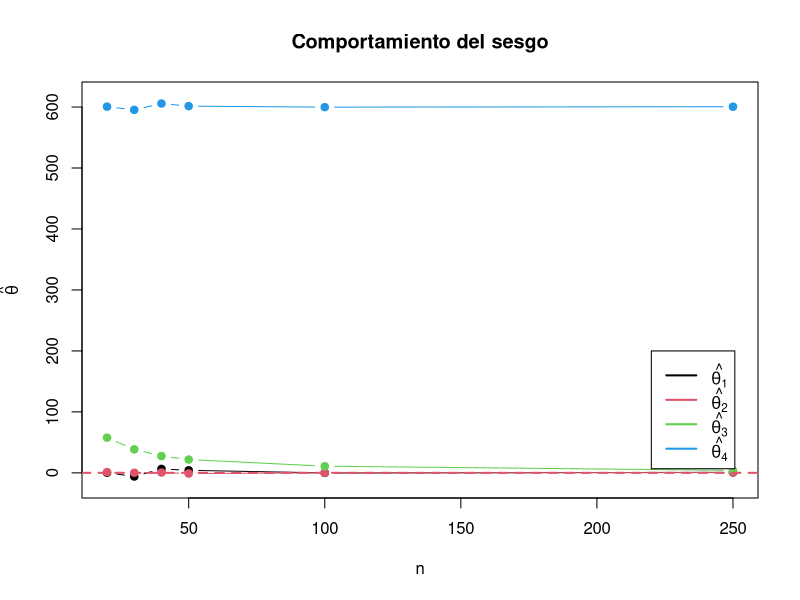
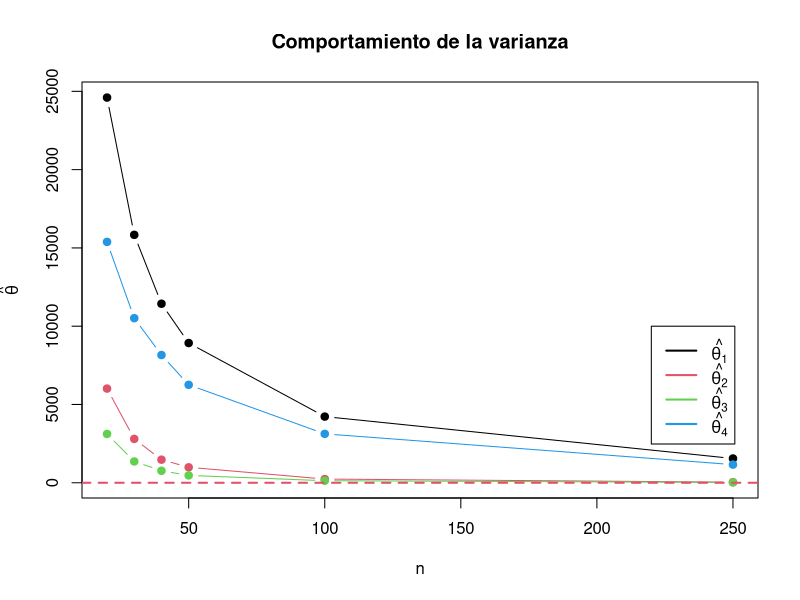
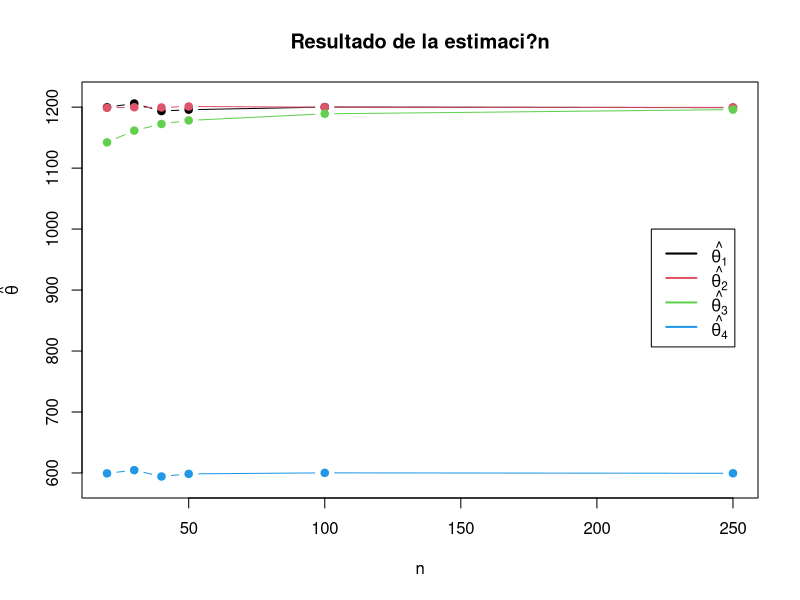
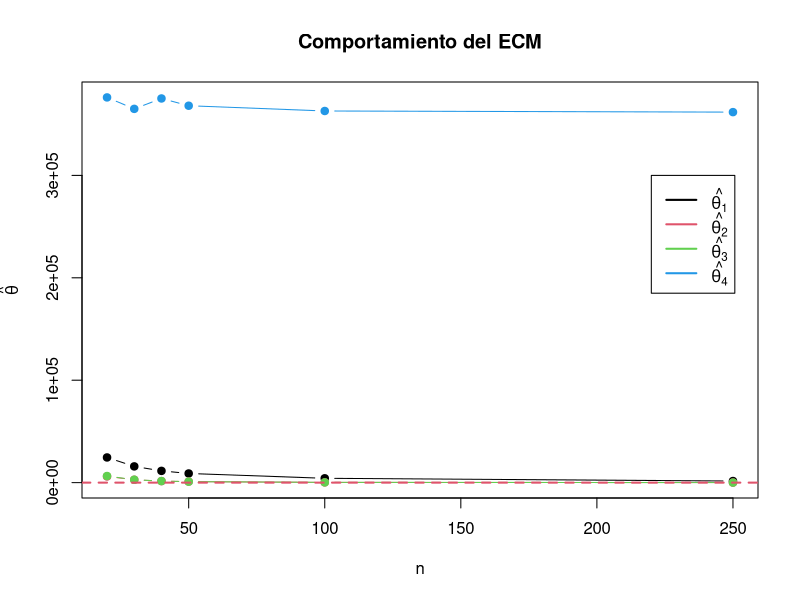
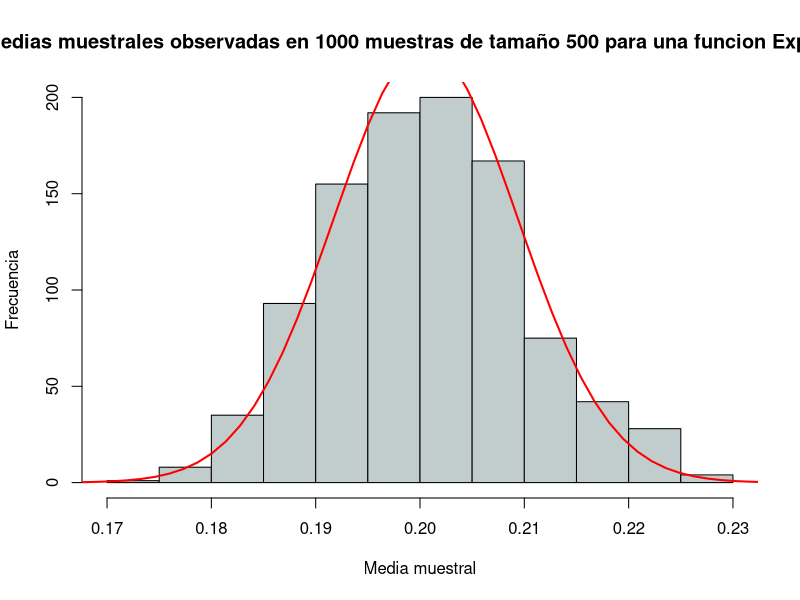
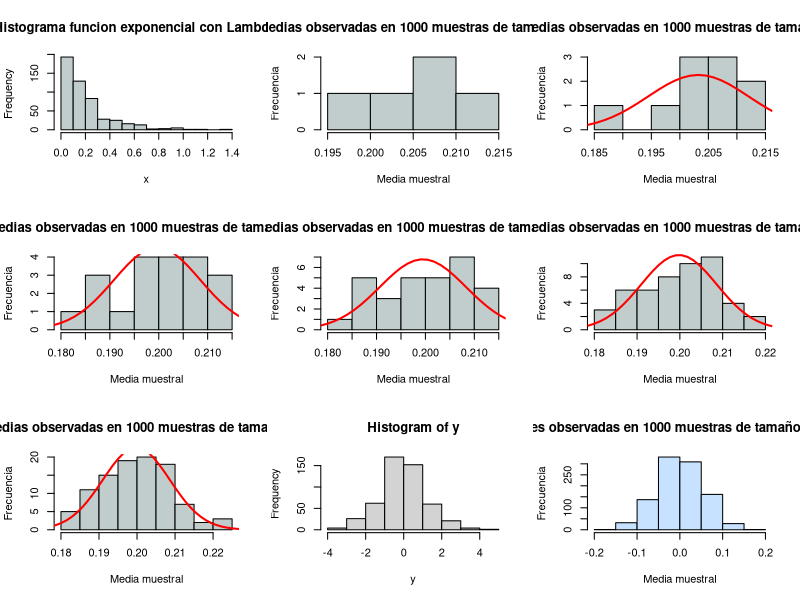
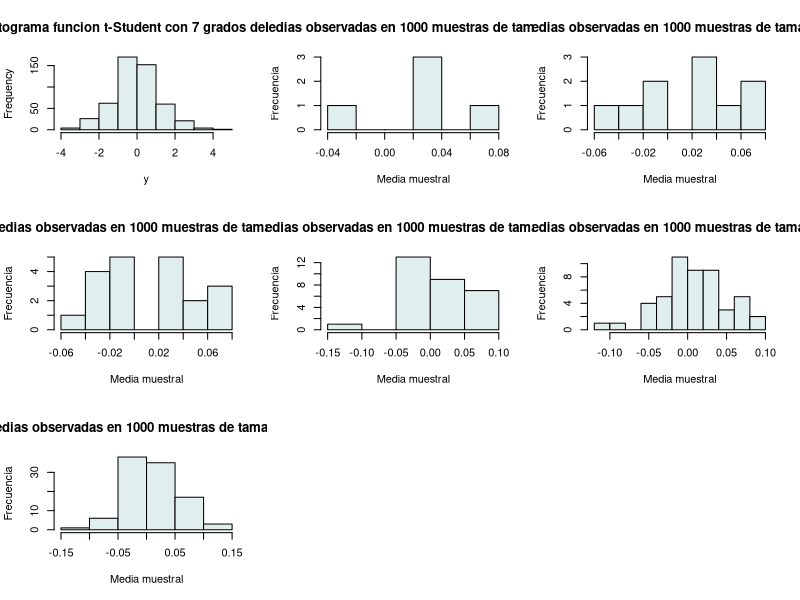
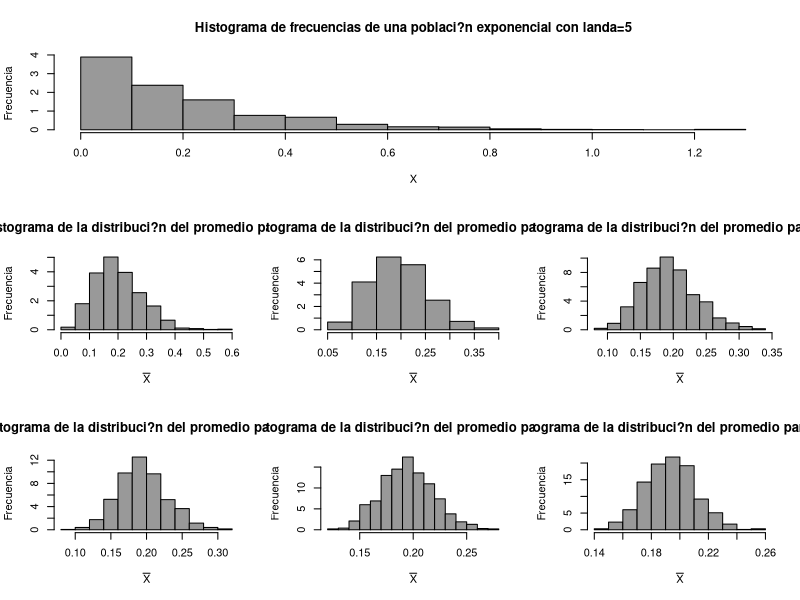

Write R code to recreate these figures, in order.
# Laboratorio 1 
# Metodos Estadisticos 
# Kevin Chica - Diana Arias - Cesar Saavedra 


# ------------------------------------------------------- #
# Punto 1
#Estimadores planteados:
#Estimador 1:
Est1 <- function(datos) {
  Resul <- (2 * mean(datos) - 1)
  return(Resul)
}

# Estimador 2
Est2 <- function(datos) {
  Resul <- max(datos) + min(datos) - 1
  return(Resul)
}

# Estimador 3
Est3 <- function(datos) {
  Resul <- max(datos)
  return(Resul)
}

# Estimador 4
Est4 <- function(datos) {
  Resul <- median(datos)
  return(Resul)
}

n <- c(20, 30, 40, 50,100, 250)
theta <- 1200
Nsim <- 1000
NsimECM <- 1000
Pob <- seq(1, theta, 1)
Res.Es1 <- numeric(Nsim)
Res.Es2 <- numeric(Nsim)
Res.Es3 <- numeric(Nsim)
Res.Es4 <- numeric(Nsim)
ECM.Es1 <- numeric(length(n))
ECM.Es2 <- numeric(length(n))
ECM.Es3 <- numeric(length(n))
ECM.Es4 <- numeric(length(n))
Sesgo.Es1 <- numeric(length(n))
Sesgo.Es2 <- numeric(length(n))
Sesgo.Es3 <- numeric(length(n))
Sesgo.Es4 <- numeric(length(n))
theta_est <- matrix(NA, nrow = 6, ncol = 4)
var_theta_est <- matrix(NA, nrow = 6, ncol = 4)
ECM_theta_est <- matrix(NA, nrow = 6, ncol = 4)
Sesgo_theta_est <- matrix(NA, nrow = 6, ncol = 4)

# Estimaci?n del Sesgo, Varianza y Error Cuadr?tico Medio
for (j in 1:length(n)) {
  
  muestra <- sample(Pob, n[j])
  
  for (i in 1:Nsim) {
    muestra <- sample(Pob, n[j])
    Res.Es1[i] <- Est1(muestra)
    Res.Es2[i] <- Est2(muestra)
    Res.Es3[i] <- Est3(muestra)
    Res.Es4[i] <- Est4(muestra)
  }
  
  ECM.Es1[j] <- sum((theta - Res.Es1)^2)/Nsim
  ECM.Es2[j] <- sum((theta - Res.Es2)^2)/Nsim
  ECM.Es3[j] <- sum((theta - Res.Es3)^2)/Nsim
  ECM.Es4[j] <- sum((theta - Res.Es4)^2)/Nsim
  
  Sesgo.Es1[j] <- (theta - mean(Res.Es1))
  Sesgo.Es2[j] <- (theta - mean(Res.Es2))
  Sesgo.Es3[j] <- (theta - mean(Res.Es3))
  Sesgo.Es4[j] <- (theta - mean(Res.Es4))
  
  theta_est[j, ] <- c(mean(Res.Es1), mean(Res.Es2),mean(Res.Es3),mean(Res.Es4))
  var_theta_est[j, ] <- c(var(Res.Es1), var(Res.Es2),var(Res.Es3),var(Res.Es4))
  ECM_theta_est[j, ] <- c(ECM.Es1[j], ECM.Es2[j], ECM.Es3[j], ECM.Es4[j])
  Sesgo_theta_est[j, ] <- c(Sesgo.Es1[j], Sesgo.Es2[j],Sesgo.Es3[j],Sesgo.Es4[j])
}



theta_est <- as.data.frame(theta_est)
var_theta_est <- as.data.frame(var_theta_est)
ECM_theta_est <- as.data.frame(ECM_theta_est)
Sesgo_theta_est <- as.data.frame(Sesgo_theta_est)


#Gr?fica del comportamiento del sesgo:
x11()
plot(n, Sesgo_theta_est[, 1], type = "b", ylim = c(min(Sesgo_theta_est) - 10, max(Sesgo_theta_est) + 
                                               10), pch = 19, ylab = expression(hat(theta)), main = "Comportamiento del sesgo")
lines(n, Sesgo_theta_est[,2], type = "b", col = 2, pch = 19)
lines(n, Sesgo_theta_est[,3], type = "b", col = 3, pch = 19)
lines(n, Sesgo_theta_est[,4], type = "b", col = 4, pch = 19)
legend(x=220,y=200, c(expression(hat(theta[1])), expression(hat(theta[2])),expression(hat(theta[3])),expression(hat(theta[4]))), 
       col = c(1, 2, 3,4), lwd = c(2, 2))
abline(h = 0, lty = 2, lwd = 2, col = 2)

#Gr?fica de la varianza de los estimadores
x11()
plot(n, var_theta_est[, 1], type = "b", ylim = c(min(var_theta_est) - 10, max(var_theta_est) + 
                                                     10), pch = 19, ylab = expression(hat(theta)), main = "Comportamiento de la varianza")
lines(n, var_theta_est[,2], type = "b", col = 2, pch = 19)
lines(n, var_theta_est[,3], type = "b", col = 3, pch = 19)
lines(n, var_theta_est[,4], type = "b", col = 4, pch = 19)
legend(x=220,y=10000, c(expression(hat(theta[1])), expression(hat(theta[2])),expression(hat(theta[3])),expression(hat(theta[4]))), 
       col = c(1, 2, 3,4), lwd = c(2, 2))
abline(h = 0, lty = 2, lwd = 2, col = 2)

#Gr?fica del resultado de la estimaci?n
x11()
plot(n, theta_est[, 1], type = "b", ylim = c(min(theta_est) - 10, max(theta_est) + 
                                                   10), pch = 19, ylab = expression(hat(theta)), main = "Resultado de la estimaci?n")
lines(n, theta_est[,2], type = "b", col = 2, pch = 19)
lines(n, theta_est[,3], type = "b", col = 3, pch = 19)
lines(n, theta_est[,4], type = "b", col = 4, pch = 19)
legend(x=220,y=1000, c(expression(hat(theta[1])), expression(hat(theta[2])),expression(hat(theta[3])),expression(hat(theta[4]))), 
       col = c(1, 2, 3,4), lwd = c(2, 2))
abline(h = 0, lty = 2, lwd = 2, col = 2)

#Comportamiento del Error Cuadratico medio
x11()
plot(n, ECM_theta_est[, 1], type = "b", ylim = c(min(ECM_theta_est) - 10, max(ECM_theta_est) + 
                                               10), pch = 19, ylab = expression(hat(theta)), main = "Comportamiento del ECM")
lines(n, ECM_theta_est[,2], type = "b", col = 2, pch = 19)
lines(n, ECM_theta_est[,3], type = "b", col = 3, pch = 19)
lines(n, ECM_theta_est[,4], type = "b", col = 4, pch = 19)
legend(x=220,y=300000, c(expression(hat(theta[1])), expression(hat(theta[2])),expression(hat(theta[3])),expression(hat(theta[4]))), 
       col = c(1, 2, 3,4), lwd = c(2, 2))
abline(h = 0, lty = 2, lwd = 2, col = 2)
# ------------------------------------------------------- #



# ------------------------------------------------------- #
# Punto 4.a.
# X~Exponencial(Lambda=5)
n=500
x <- rexp(n,5)
media1 <- mean(x)
sd1 <- sd(x)

mediaMuestral=function(n){
  muestra=rexp(n,5)
  media=mean(muestra)
  return(media)
}

m=1000
muchasMedias=replicate(m,mediaMuestral(n))
mean(muchasMedias)
sd(muchasMedias)

para5 <- muchasMedias[1:5]
para10 <- muchasMedias[1:10]
para20 <- muchasMedias[1:20]
para30 <- muchasMedias[1:30]
para50 <- muchasMedias[1:50]
para100 <- muchasMedias[1:100]

h <- hist(muchasMedias,xlab="Media muestral", ylab="Frecuencia", col="azure3",
     xlim=c(0.17,0.23),freq=T,
     main="Histograma de las medias muestrales observadas en 1000 muestras de tamaño 500 para una funcion Exponencial de Lambda = 5")
xfit <- seq(min(x), max(x), length = 1000)
yfit <- dnorm(xfit, mean(muchasMedias), sd = (media1)/(sqrt(500)))
yfit <- yfit * diff(h$mids[1:2]) * length(muchasMedias)
lines (xfit, yfit, col = "red", lwd = 2)

par(mfrow=c(3,3))
hist(x, main="Histograma funcion exponencial con Lambda = 5", col="azure3")
hist(para5, main="Medias observadas en 1000 muestras de tamaño 5", xlab="Media muestral", ylab="Frecuencia", col="azure3")
hist(para10, main="Medias observadas en 1000 muestras de tamaño 10", xlab="Media muestral", ylab="Frecuencia", col="azure3")
xfit <- seq(min(x), max(x), length = 1000)
yfit <- dnorm(xfit, mean(para10), sd = (media1)/(sqrt(500)))
yfit <- yfit * diff(h$mids[1:2]) * length(para10)
lines (xfit, yfit, col = "red", lwd = 2)
hist(para20, main="Medias observadas en 1000 muestras de tamaño 20", xlab="Media muestral", ylab="Frecuencia", col="azure3")
xfit <- seq(min(x), max(x), length = 1000)
yfit <- dnorm(xfit, mean(para20), sd = (media1)/(sqrt(500)))
yfit <- yfit * diff(h$mids[1:2]) * length(para20)
lines (xfit, yfit, col = "red", lwd = 2)
hist(para30, main="Medias observadas en 1000 muestras de tamaño 30", xlab="Media muestral", ylab="Frecuencia", col="azure3")
xfit <- seq(min(x), max(x), length = 1000)
yfit <- dnorm(xfit, mean(para30), sd = (media1)/(sqrt(500)))
yfit <- yfit * diff(h$mids[1:2]) * length(para30)
lines (xfit, yfit, col = "red", lwd = 2)
hist(para50, main="Medias observadas en 1000 muestras de tamaño 50", xlab="Media muestral", ylab="Frecuencia", col="azure3")
xfit <- seq(min(x), max(x), length = 1000)
yfit <- dnorm(xfit, mean(para50), sd = (media1)/(sqrt(500)))
yfit <- yfit * diff(h$mids[1:2]) * length(para50)
lines (xfit, yfit, col = "red", lwd = 2)
hist(para100, main="Medias observadas en 1000 muestras de tamaño 100", xlab="Media muestral", ylab="Frecuencia", col="azure3")
xfit <- seq(min(x), max(x), length = 1000)
yfit <- dnorm(xfit, mean(para100), sd = (media1)/(sqrt(500)))
yfit <- yfit * diff(h$mids[1:2]) * length(para100)
lines (xfit, yfit, col = "red", lwd = 2)

# Punto 4.b.
## t-Student, grados de libertad = 7 
n2=500
y <- rt(n2,7)
media2 <- mean(y)
sd2 <- sd(y)
hist(y)

mediaMuestral2=function(n2){
  muestra=rt(n2,7)
  media=mean(muestra)
  return(media)
}

m2=1000
muchasMedias2=replicate(m2,mediaMuestral2(n2))
mean(muchasMedias2)
sd(muchasMedias2)

tpara5 <- muchasMedias2[1:5]
tpara10 <- muchasMedias2[1:10]
tpara20 <- muchasMedias2[1:20]
tpara30 <- muchasMedias2[1:30]
tpara50 <- muchasMedias2[1:50]
tpara100 <- muchasMedias2[1:100]

t <- hist(muchasMedias2,xlab="Media muestral", ylab="Frecuencia", col="slategray1",freq=T,
          main="Histograma de las medias muestrales observadas en 1000 muestras de tamaño 500 para una funcion t-Student con k=7")
xfit <- seq(min(y), max(y), length = 1000)
yfit <- dnorm(xfit, mean(muchasMedias2), sd = (media2)/(sqrt(500)))
yfit <- yfit * diff(t$mids[1:2]) * length(muchasMedias2)
lines (xfit, yfit, col = "red", lwd = 2)

par(mfrow=c(3,3))
hist(y, main="Histograma funcion t-Student con 7 grados de libertad",col="azure2")
hist(tpara5, main="Medias observadas en 1000 muestras de tamaño 5",xlab="Media muestral", ylab="Frecuencia", col="azure2")
hist(tpara10, main="Medias observadas en 1000 muestras de tamaño 10",xlab="Media muestral", ylab="Frecuencia", col="azure2")
xfit <- seq(min(y), max(y), length = 1000)
yfit <- dnorm(xfit, mean(tpara10), sd = (media2)/(sqrt(500)))
yfit <- yfit * diff(t$mids[1:2]) * length(tpara10)
lines (xfit, yfit, col = "red", lwd = 2)
hist(tpara20, main="Medias observadas en 1000 muestras de tamaño 20",xlab="Media muestral", ylab="Frecuencia", col="azure2")
xfit <- seq(min(y), max(y), length = 1000)
yfit <- dnorm(xfit, mean(tpara20), sd = (media2)/(sqrt(500)))
yfit <- yfit * diff(t$mids[1:2]) * length(tpara20)
lines (xfit, yfit, col = "red", lwd = 2)
hist(tpara30, main="Medias observadas en 1000 muestras de tamaño 30",xlab="Media muestral", ylab="Frecuencia", col="azure2")
xfit <- seq(min(y), max(y), length = 1000)
yfit <- dnorm(xfit, mean(tpara30), sd = (media2)/(sqrt(500)))
yfit <- yfit * diff(h$mids[1:2]) * length(tpara30)
lines (xfit, yfit, col = "red", lwd = 2)
hist(tpara50, main="Medias observadas en 1000 muestras de tamaño 50",xlab="Media muestral", ylab="Frecuencia", col="azure2")
xfit <- seq(min(y), max(y), length = 1000)
yfit <- dnorm(xfit, mean(tpara50), sd = (media2)/(sqrt(500)))
yfit <- yfit * diff(t$mids[1:2]) * length(tpara50)
lines (xfit, yfit, col = "red", lwd = 2)
hist(tpara100, main="Medias observadas en 1000 muestras de tamaño 100",xlab="Media muestral", ylab="Frecuencia", col="azure2")
xfit <- seq(min(y), max(y), length = 1000)
yfit <- dnorm(xfit, mean(tpara100), sd = (media2)/(sqrt(500)))
yfit <- yfit * diff(t$mids[1:2]) * length(tpara100)
lines (xfit, yfit, col = "red", lwd = 2)

# ------------------------------------------------------- #
#4.a
options(max.print = 99999999)
numeroMuestras=1000
poblacion <- rexp(1000,5)

#Para n=5
n1=5
Mat.prom1 <- matrix(0, numeroMuestras, n1)
for (i in 1:numeroMuestras) {
  Mat.prom1[i, ] <- sample(poblacion, n1)
}
Dis.prom1 <- apply(Mat.prom1, 1, mean)

#Para n=10
n2=10
Mat.prom2 <- matrix(0, numeroMuestras, n2)
for (i in 1:numeroMuestras) {
  Mat.prom2[i, ] <- sample(poblacion, n2)
}
Dis.prom2 <- apply(Mat.prom2, 1, mean)

#Para n=20
n3=20
Mat.prom3 <- matrix(0, numeroMuestras, n3)
for (i in 1:numeroMuestras) {
  Mat.prom3[i, ] <- sample(poblacion, n3)
}
Dis.prom3 <- apply(Mat.prom3, 1, mean)

#Para n=30
n4=30
Mat.prom4 <- matrix(0, numeroMuestras, n4)
for (i in 1:numeroMuestras) {
  Mat.prom4[i, ] <- sample(poblacion, n4)
}
Dis.prom4 <- apply(Mat.prom4, 1, mean)

#Para n=50
n5=50
Mat.prom5 <- matrix(0, numeroMuestras, n5)
for (i in 1:numeroMuestras) {
  Mat.prom5[i, ] <- sample(poblacion, n5)
}
Dis.prom5 <- apply(Mat.prom5, 1, mean)

#Para n=100
n6=100
Mat.prom6 <- matrix(0, numeroMuestras, n6)
for (i in 1:numeroMuestras) {
  Mat.prom6[i, ] <- sample(poblacion, n6)
}
Dis.prom6 <- apply(Mat.prom6, 1, mean)

#Gr?ficos:
mat <- matrix(c(1,1,1,2,3,4,5,6,7),ncol = 3,byrow = T)
x11()
layout(mat)
hist(poblacion, xlab = "X", ylab = "Frecuencia", col = "grey60", 
     main = "Histograma de frecuencias de una poblaci?n exponencial con landa=5",freq = FALSE)
hist(Dis.prom1, xlab = expression(bar(X)), ylab = "Frecuencia", col = "grey60", 
     main = "Histograma de la distribuci?n del promedio para n=5",freq = FALSE)
hist(Dis.prom2, xlab = expression(bar(X)), ylab = "Frecuencia", col = "grey60", 
     main = "Histograma de la distribuci?n del promedio para n=10",freq = FALSE)
hist(Dis.prom3, xlab = expression(bar(X)), ylab = "Frecuencia", col = "grey60", 
     main = "Histograma de la distribuci?n del promedio para n=20",freq = FALSE)
hist(Dis.prom4, xlab = expression(bar(X)), ylab = "Frecuencia", col = "grey60", 
     main = "Histograma de la distribuci?n del promedio para n=30",freq = FALSE)
hist(Dis.prom5, xlab = expression(bar(X)), ylab = "Frecuencia", col = "grey60", 
     main = "Histograma de la distribuci?n del promedio para n=50",freq = FALSE)
hist(Dis.prom6, xlab = expression(bar(X)), ylab = "Frecuencia", col = "grey60", 
     main = "Histograma de la distribuci?n del promedio para n=100",freq = FALSE)


#4.b
poblacionT <- rt(1000,5)
#Para n=5
Mat.pro1 <- matrix(0, numeroMuestras, n1)
for (i in 1:numeroMuestras) {
  Mat.pro1[i, ] <- sample(poblacionT, n1)
}
Dis.pro1 <- apply(Mat.pro1, 1, mean)

#Para n=10
Mat.pro2 <- matrix(0, numeroMuestras, n2)
for (i in 1:numeroMuestras) {
  Mat.pro2[i, ] <- sample(poblacionT, n2)
}
Dis.pro2 <- apply(Mat.pro2, 1, mean)

#Para n=20
Mat.pro3 <- matrix(0, numeroMuestras, n3)
for (i in 1:numeroMuestras) {
  Mat.pro3[i, ] <- sample(poblacionT, n3)
}
Dis.pro3 <- apply(Mat.pro3, 1, mean)

#Para n=30
Mat.pro4 <- matrix(0, numeroMuestras, n4)
for (i in 1:numeroMuestras) {
  Mat.pro4[i, ] <- sample(poblacionT, n4)
}
Dis.pro4 <- apply(Mat.pro4, 1, mean)

#Para n=50
Mat.pro5 <- matrix(0, numeroMuestras, n5)
for (i in 1:numeroMuestras) {
  Mat.pro5[i, ] <- sample(poblacionT, n5)
}
Dis.pro5 <- apply(Mat.pro5, 1, mean)

#Para n=100
Mat.pro6 <- matrix(0, numeroMuestras, n6)
for (i in 1:numeroMuestras) {
  Mat.pro6[i, ] <- sample(poblacionT, n6)
}
Dis.pro6 <- apply(Mat.pro6, 1, mean)

#Gr?ficos:
x11()
layout(mat)
hist(poblacion, xlab = "X", ylab = "Frecuencia", col = "grey60", 
     main = "Histograma de frecuencias de una poblaci?n T de student con k=7",freq = FALSE)
hist(Dis.pro1, xlab = expression(bar(X)), ylab = "Frecuencia", col = "grey60", 
     main = "Histograma de la distribuci?n del promedio para n=5",freq = FALSE)
hist(Dis.pro2, xlab = expression(bar(X)), ylab = "Frecuencia", col = "grey60", 
     main = "Histograma de la distribuci?n del promedio para n=10",freq = FALSE)
hist(Dis.pro3, xlab = expression(bar(X)), ylab = "Frecuencia", col = "grey60", 
     main = "Histograma de la distribuci?n del promedio para n=20",freq = FALSE)
hist(Dis.pro4, xlab = expression(bar(X)), ylab = "Frecuencia", col = "grey60", 
     main = "Histograma de la distribuci?n del promedio para n=30",freq = FALSE)
hist(Dis.pro5, xlab = expression(bar(X)), ylab = "Frecuencia", col = "grey60", 
     main = "Histograma de la distribuci?n del promedio para n=50",freq = FALSE)
hist(Dis.pro6, xlab = expression(bar(X)), ylab = "Frecuencia", col = "grey60", 
     main = "Histograma de la distribuci?n del promedio para n=100",freq = FALSE)

# ------------------------------------------------------- #
# Punto 5
m <-c(3700, 3600, 3500, 3400, 3300, 3200, 3100, 3000, 2900,2800,2700,2600,2500)
xbarra=3334  #Media de decision
sigma=400  #Desviacion de x
k=4   #tamaño de muestra
Proba=numeric(length(m))
for (i in 1:length(m)){
  prob=pnorm((xbarra-m[i])/(sigma/sqrt(k)))
  Proba[i]=prob
}

x11()
plot(m, Proba, type = "b",pch=19, ylab="Probabilidad", main="Grafica de probabilidades para distintos valores de m", col="black", lty=3, lwd=2) 


# ------------------------------------------------------- #


